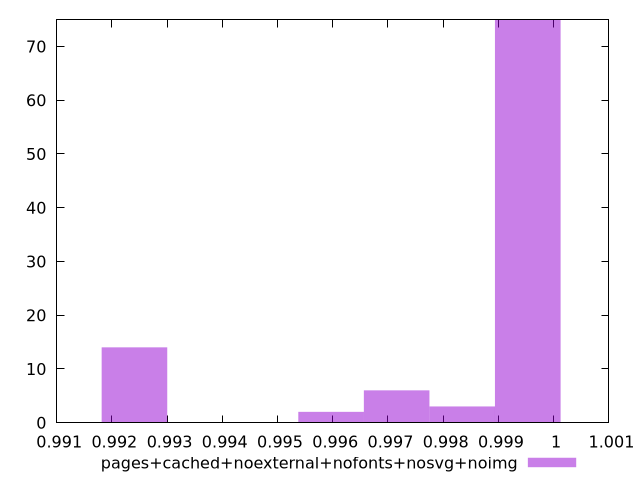

This figure's gnuplot source:
$_pagesCachedNoexternalNofontsNosvgNoimg <<EOF
0.9995315159921052 75
0.9924089636216151 14
0.9959702398068602 2
0.9971573318686086 6
0.9983444239303568 3
EOF
set key outside below
set terminal pngcairo
set output "report_00006_2020-11-02T20-21-41.718Z/interactive/pages+cached+noexternal+nofonts+nosvg+noimg//hist.png"
set yrange [0:75]
set boxwidth 0.0011870920617483435
set style fill transparent solid 0.5 noborder
plot $_pagesCachedNoexternalNofontsNosvgNoimg title "pages+cached+noexternal+nofonts+nosvg+noimg" with boxes ,
